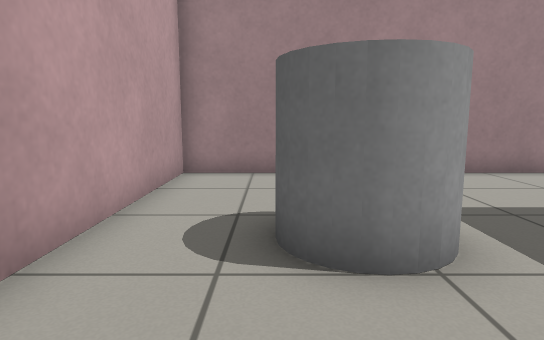
[1] (above)

13 first-person views from a walk through a robot-simulator world made for Gazebo. The camera is 0.68 m above the floor, tilts 8° down and sees 75° across. The floor is counted in squares, 0.5 m on a side. Each view is taken from the middle of a square. On the plan, view 1 faces up. The plan holds only what a view shows up to about 15 squares ahead; the rest is blank.

[2]
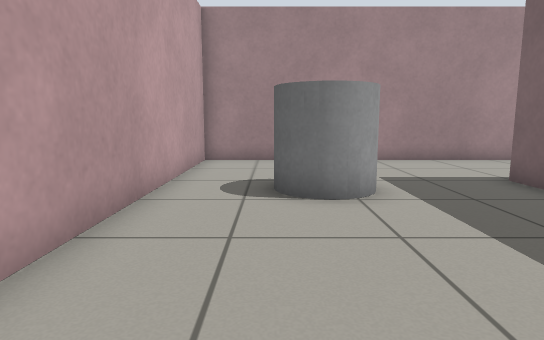

[3]
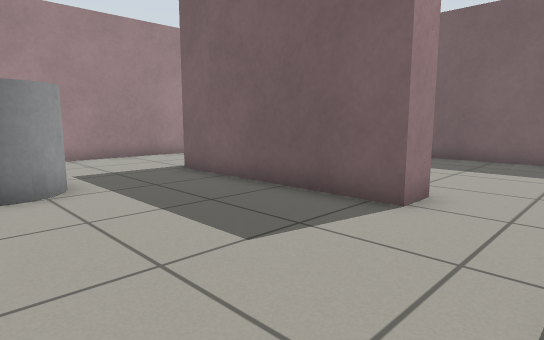

[4]
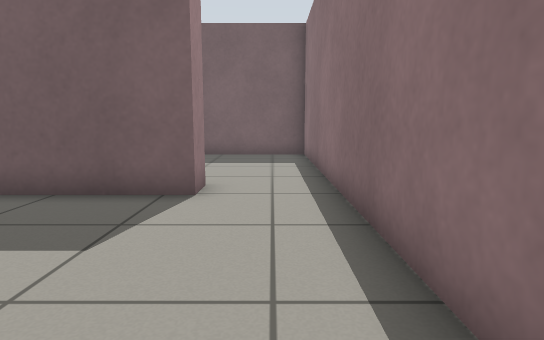

[5]
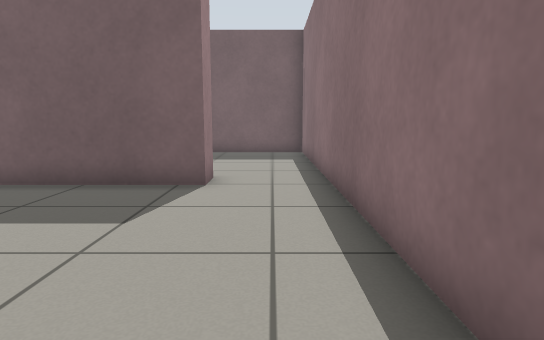

[6]
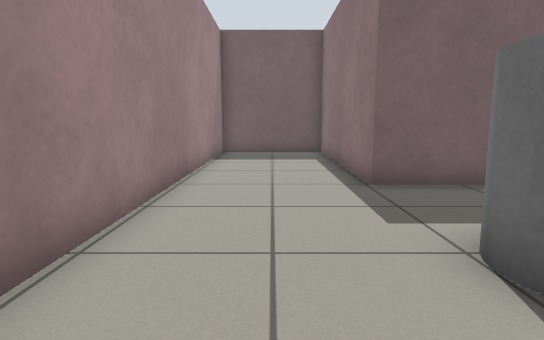

[7]
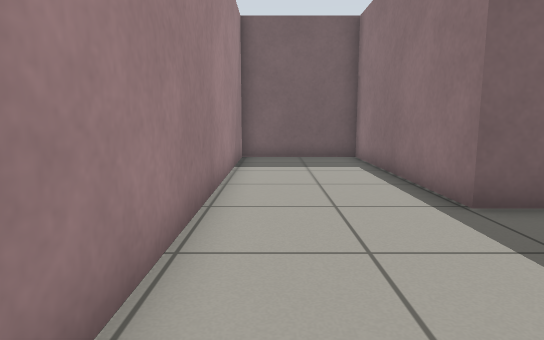

[8]
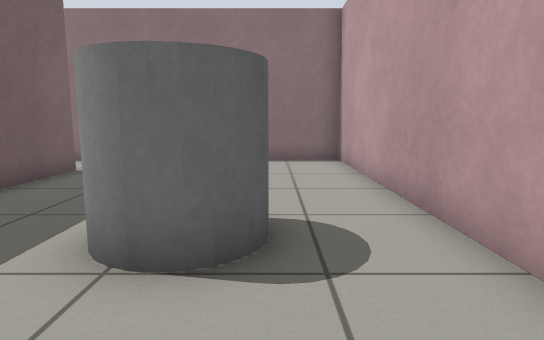

[9]
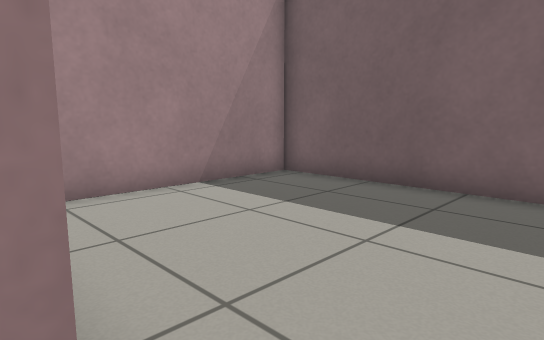

[10]
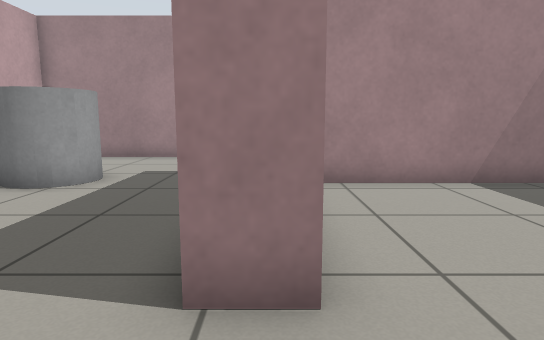

[11]
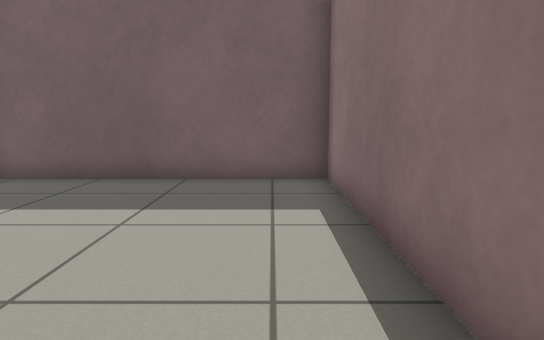

[12]
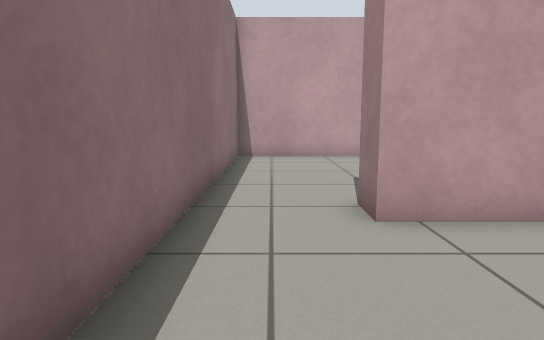

[13]
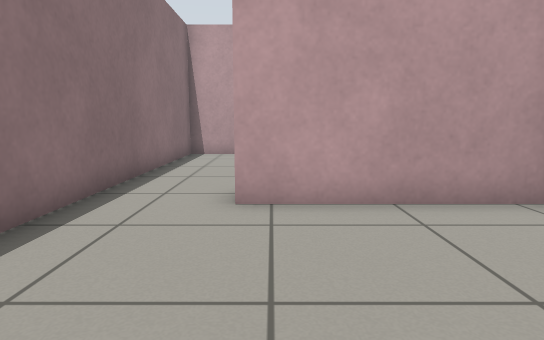

### Floor plan
Key: @ floor where view 1 was taken; # wall or solid block; . floor; C grey cylinder.
Columns run from 3 left of view 1 to 13 right of it. Each row starts with its distance up from view 1.
  9 #################
  8 #...............#
  7 #...............#
  6 #...............#
  5 #...C....########
  4 #..C C...########
  3 #...C....#......#
  2 #........#......#
  1 #........#......#
  0 #..@.....#......#
 -1 #........#......#
 -2 #...............#
 -3 #...............#
 -4 #...............#
 -5 #################

Where each view was taken, in squares from view 1:
view 1: 0 up, 0 right, facing up
view 2: 3 down, 0 right, facing up
view 3: 4 down, 0 right, facing up-right
view 4: 3 down, 1 left, facing right
view 5: 3 down, 2 left, facing right
view 6: 7 up, 2 left, facing right
view 7: 8 up, 0 right, facing right
view 8: 8 up, 0 right, facing down
view 9: 3 down, 6 right, facing up-right
view 10: 4 down, 6 right, facing up
view 11: 3 down, 5 right, facing right
view 12: 3 down, 11 right, facing left
view 13: 1 down, 12 right, facing left
